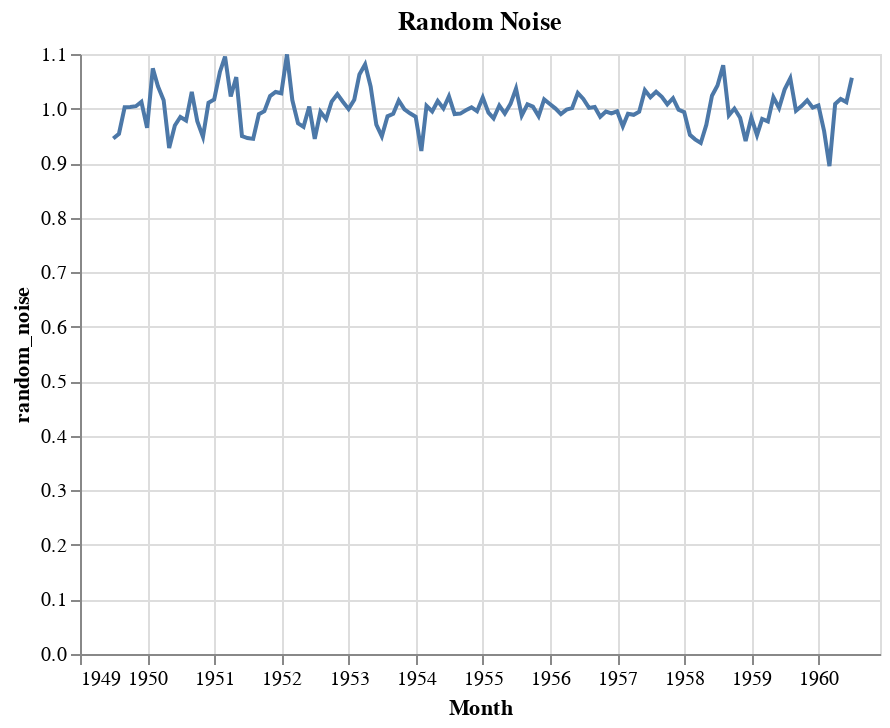

Notebook code cell kept with this figure:
### Markdown cell above
### Extract the random noise

### Code cell
df['random_noise'] = df['Passengers'] / (df['trend'] * df['avg_seasonality'])
alt.Chart(df).mark_line().encode(
    x='Month:T',
    y='random_noise:Q'
).properties(title='Random Noise')

### Figure 1 — Vega-Lite specification as saved in the notebook (floating-point values rounded to 4 significant figures; data arrays with more than 128 entries replaced by an {"elided": "..."} marker saying what was removed)
{"config": {"view": {"continuousWidth": 400, "continuousHeight": 300}}, "data": {"name": "data-ca8ca9385ff4e010c90c8b9cd61d9a28"}, "mark": "line", "encoding": {"x": {"type": "temporal", "field": "Month"}, "y": {"type": "quantitative", "field": "random_noise"}}, "title": "Random Noise", "$schema": "https://vega.github.io/schema/vega-lite/v4.8.1.json", "datasets": {"data-ca8ca9385ff4e010c90c8b9cd61d9a28": {"elided": "144 records"}}}
